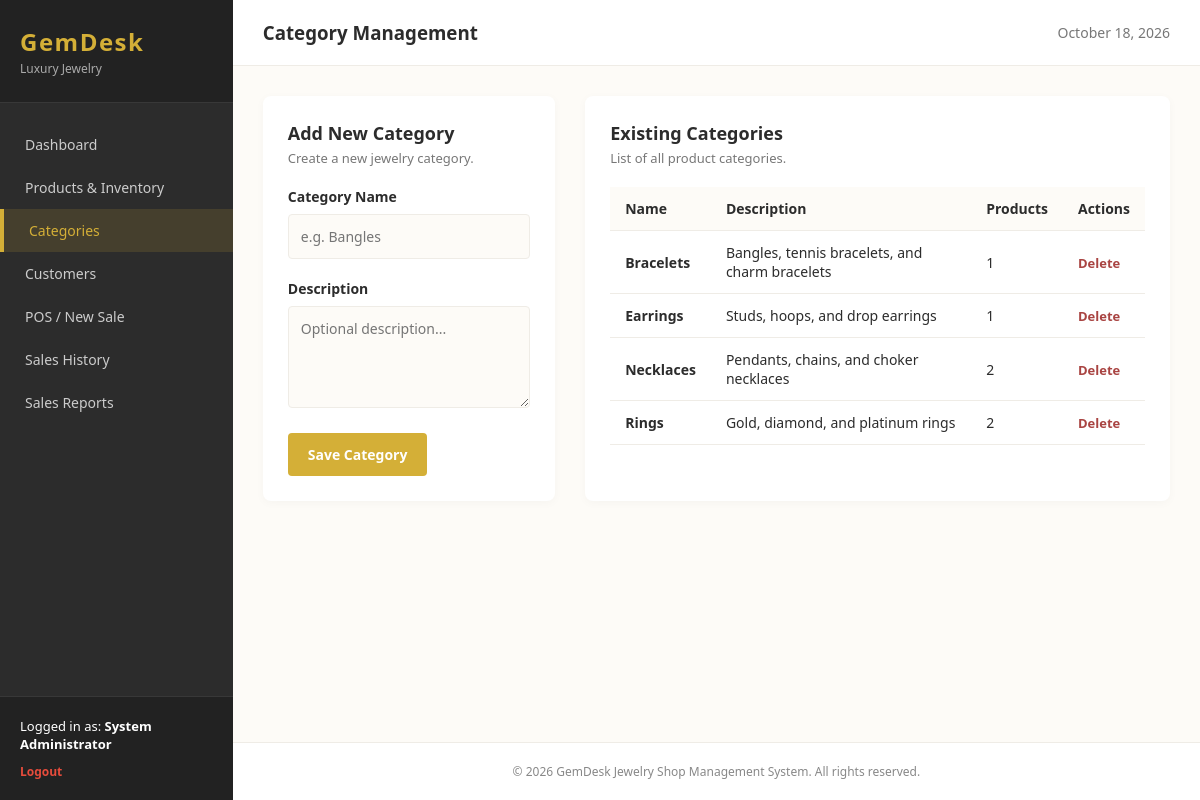
The app's page /index.php?controller=category&action=index (signed in) with its own data.
### tables this page shows
CREATE TABLE IF NOT EXISTS `categories` (
  `id` INT AUTO_INCREMENT PRIMARY KEY,
  `name` VARCHAR(100) NOT NULL,
  `description` TEXT DEFAULT NULL,
  `created_at` TIMESTAMP DEFAULT CURRENT_TIMESTAMP
);

### controllers/CategoryController.php (called while the page is built, shortened)
<?php
require_once __DIR__ . '/../models/Category.php';
class CategoryController {
    private $categoryModel;
    public function __construct() {
        $this->categoryModel = new Category();
    }
    public function index() {
        $categories = $this->categoryModel->getAll();
        require_once 'views/layouts/header.php';
        require_once 'views/categories/index.php';
        require_once 'views/layouts/footer.php';
    }
}
?>

### models/Category.php (called while the page is built, shortened)
<?php
require_once __DIR__ . '/../config/database.php';
class Category {
    private $conn;
    private $table = 'categories';
    public function __construct() {
        $database = new Database();
        $this->conn = $database->getConnection();
    }
    public function getAll() {
        $query = "SELECT c.*, (SELECT COUNT(*) FROM products p WHERE p.category_id = c.id) as product_count FROM " . $this->table . " c ORDER BY c.name ASC";
        $stmt = $this->conn->prepare($query);
        $stmt->execute();
        return $stmt->fetchAll();
    }
}
?>

### config/database.php (called while the page is built, shortened)
<?php
class Database {
    private $host = "localhost";
    private $db_name = "jewelry_shop_db";
    private $username = "root";
    private $password = "";
    public function getConnection() {
        $this->conn = null;
        try {
            $this->conn = new PDO(
                "mysql:host=" . $this->host . ";dbname=" . $this->db_name . ";charset=utf8mb4",
                $this->username,
                $this->password
            );
            $this->conn->setAttribute(PDO::ATTR_ERRMODE, PDO::ERRMODE_EXCEPTION);
            $this->conn->setAttribute(PDO::ATTR_DEFAULT_FETCH_MODE, PDO::FETCH_ASSOC);
        } catch(PDOException $exception) {
            echo "Connection error: " . $exception->getMessage();
        }
        return $this->conn;
    }
}
?>

### views/categories/index.php (the view, shortened to what this page needs)
<div class="category-grid" style="display: grid; grid-template-columns: 1fr 2fr; gap: 30px;">
    <div class="section-card">
        <h3>Add New Category</h3>
        <p class="section-desc">Create a new jewelry category.</p>
        <form action="index.php?controller=category&action=index" method="POST" style="margin-top: 20px;">
            <div class="form-group">
                <label>Category Name</label>
                <input type="text" name="name" class="form-control" required placeholder="e.g. Bangles">
            </div>
            <div class="form-group">
                <label>Description</label>
                <textarea name="description" class="form-control" rows="4" placeholder="Optional description..."></textarea>
            </div>
            <button type="submit" class="btn btn-primary">Save Category</button>
        </form>
    </div>
    <div class="section-card">
        <h3>Existing Categories</h3>
        <p class="section-desc">List of all product categories.</p>
        <div class="table-responsive" style="margin-top: 20px;">
            <table class="data-table">
                <thead>
                    <tr>
                        <th>Name</th>
                        <th>Description</th>
                        <th>Products</th>
                        <th>Actions</th>
                    </tr>
                </thead>
                <tbody>
                    <?php if (empty($categories)): ?>
                        <tr><td colspan="4" style="text-align:center;">No categories found.</td></tr>
                    <?php else: ?>
                        <?php foreach($categories as $cat): ?>
                            <tr>
                                <td><strong><?php echo htmlspecialchars($cat['name']); ?></strong></td>
                                <td><?php echo htmlspecialchars($cat['description']); ?></td>
                                <td><?php echo $cat['product_count']; ?></td>
                                <td>
                                    <a href="index.php?controller=category&action=delete&id=<?php echo $cat['id']; ?>" class="btn-delete" onclick="return confirm('Are you sure you want to delete this category?');" style="color:#A94442; text-decoration:none; font-weight:600; font-size:13px;">Delete</a>
                                </td>
                            </tr>
                        <?php endforeach; ?>
                    <?php endif; ?>
                </tbody>
            </table>
        </div>
    </div>
</div>

### assets/css/style.css (style rules this page uses)
:root { --bg-cream: #FDFBF7; --card-ivory: #FFFFFF; --gold: #D4AF37; --gold-dark: #AA8C2C; --charcoal: #2C2C2C; --gray-light: #EFECE6; --danger: #A94442; --success: #3C763D; }
* { box-sizing: border-box; margin: 0; padding: 0; font-family: 'Segoe UI', Tahoma, Geneva, Verdana, sans-serif; }
body { background-color: var(--bg-cream); color: var(--charcoal); }
.form-group { margin-bottom: 20px; }
.form-group label { display: block; margin-bottom: 8px; font-size: 14px; font-weight: 600; }
.form-control { width: 100%; padding: 12px; border: 1px solid var(--gray-light); border-radius: 4px; background-color: var(--bg-cream); font-size: 14px; }
.btn { display: inline-block; padding: 12px 20px; border: none; border-radius: 4px; cursor: pointer; font-size: 14px; font-weight: 600; text-align: center; transition: background 0.2s; }
.btn-primary { background-color: var(--gold); color: white; }
.section-card { background: var(--card-ivory); padding: 25px; border-radius: 8px; box-shadow: 0 2px 10px rgba(0,0,0,0.03); }
.section-card h3 { font-size: 18px; color: var(--charcoal); }
.section-desc { font-size: 13px; color: #777; margin-top: 4px; }
.data-table { width: 100%; border-collapse: collapse; margin-top: 10px; }
.data-table th, .data-table td { padding: 12px 15px; text-align: left; border-bottom: 1px solid var(--gray-light); font-size: 14px; }
.data-table th { background-color: var(--bg-cream); font-weight: 600; color: var(--charcoal); }

### records on screen
categories: name "Bracelets", description "Bangles, tennis bracelets, and charm bracelets", product_count "1"
categories: name "Earrings", description "Studs, hoops, and drop earrings", product_count "1"
categories: name "Necklaces", description "Pendants, chains, and choker necklaces", product_count "2"
categories: name "Rings", description "Gold, diamond, and platinum rings", product_count "2"

### other values on screen
$_SESSION['full_name'] "System Administrator"
$pageTitle "Category Management"
